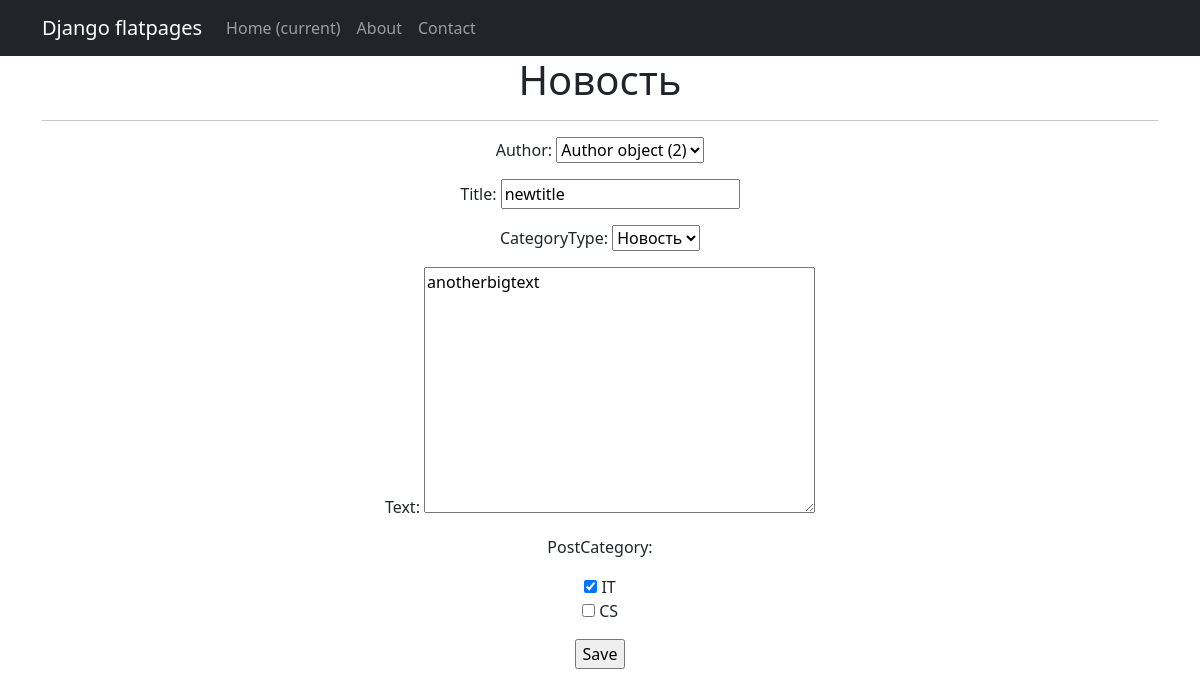
/news/news/1/edit/, run on an earlier commit of the app's database.
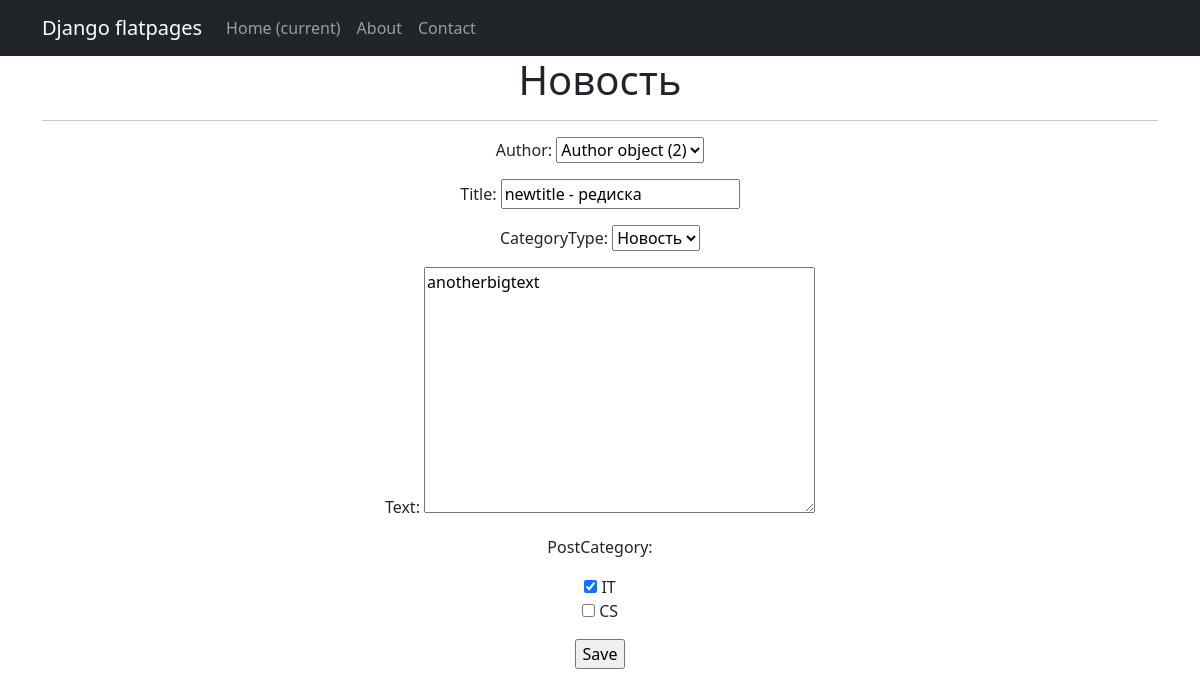
And on a later commit of the database.
### news/models.py (models this page shows, shortened)
class Post(models.Model):
    author = models.ForeignKey(Author, on_delete=models.CASCADE)
    NEWS = 'NW'
    ARTICLE = 'AR'
    POST_TYPES = [
        ('NEWS', 'Новость'),
        ('ARTICLE', 'Статья'),
    ]
    categoryType = models.CharField(max_length=7, choices=POST_TYPES, default=ARTICLE)
    dateCreation = models.DateTimeField(auto_now_add=True)
    postCategory = models.ManyToManyField(Category, through='PostCategory')
    text = models.TextField()
    title = models.CharField(max_length=128)
    rating = models.SmallIntegerField(default=0)

### news/views.py (the view)
# urls.py: path('news/<int:id>/edit/', PostUpdate.as_view(), name='news_edit'),
class PostUpdate(UpdateView):
    form_class = PostForm
    model = Post
    template_name = 'post_edit.html'
    pk_url_kwarg = 'id'

### news/forms.py (shortened to what this page needs)
class PostForm(forms.ModelForm):
    text = forms.CharField(min_length=20, widget=forms.Textarea)
    class Meta:
        model = Post
        fields = [
            'author',
            'title',
            'categoryType',
            'text',
            'postCategory',
        ]
        widgets = {
            'postCategory': forms.CheckboxSelectMultiple,
        }

### news/models.py (called while the page is built)
    def __str__(self):
        return self.name

### templates/post_edit.html (shortened to what this page needs)
{% extends 'flatpages/default.html' %}
{% block content %}
<h1>Новость</h1>
<hr>
<form action="" method="post">
    {{ form.as_p }}
    <input type="submit" value="Save" />
</form>
{% endblock content %}

What changed in the data, as far as the page shows it:
changed Post "Author object (2)": title "newtitle" → "newtitle - редиска"
